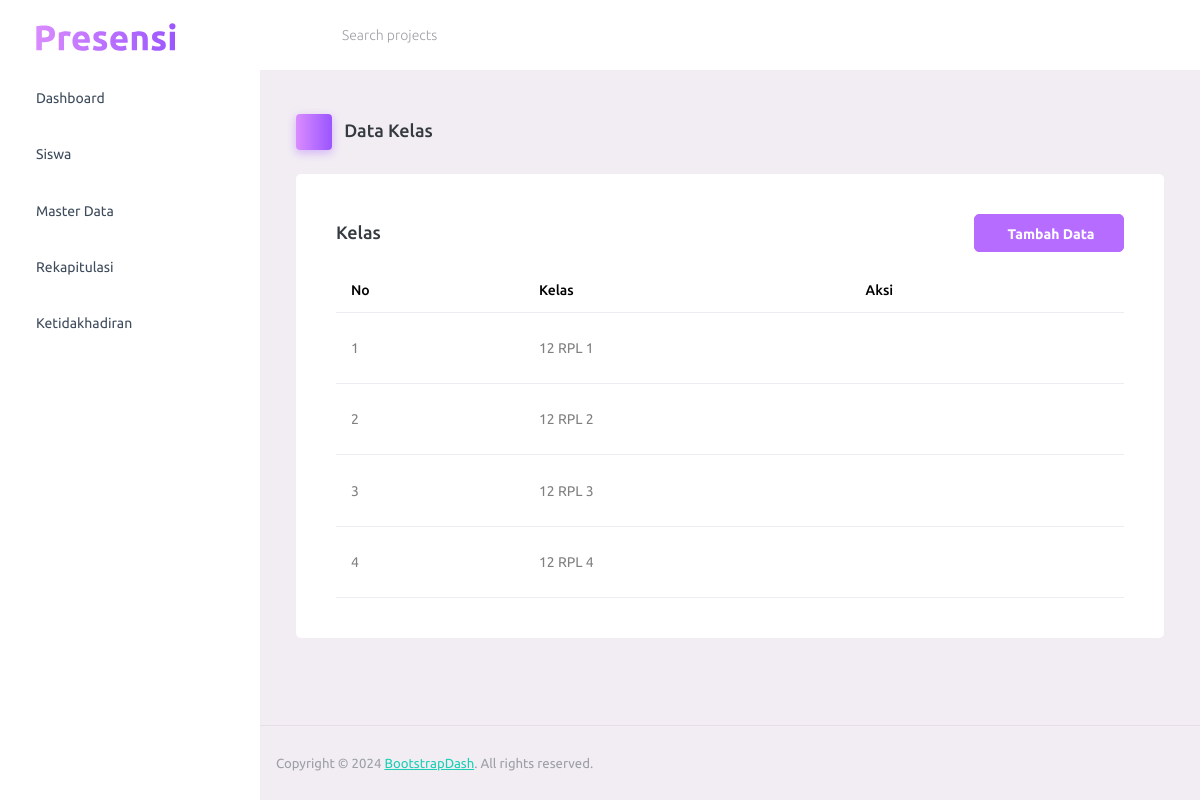
Screenshot of /admin/home/data_kelas/kelas.php with the database file from the repository.
### tables this page shows
CREATE TABLE `kelas` (
  `id` int(11) NOT NULL,
  `kelas` varchar(225) NOT NULL
);

### admin/home/data_kelas/kelas.php (the view, shortened to what this page needs)
<?php
include_once '../../../config.php';
$sql = "SELECT * FROM kelas";
$result = $conn->query($sql);
?>
<!DOCTYPE html>
<html lang="en">
<head>
    <link rel="stylesheet" href="../../../dist/assets/vendors/mdi/css/materialdesignicons.min.css">
    <link rel="stylesheet" href="../../../dist/assets/vendors/ti-icons/css/themify-icons.css">
    <link rel="stylesheet" href="../../../dist/assets/vendors/css/vendor.bundle.base.css">
    <link rel="stylesheet" href="../../../dist/assets/vendors/font-awesome/css/font-awesome.min.css">
    <link rel="stylesheet" href="../../../dist/assets/vendors/font-awesome/css/font-awesome.min.css" />
    <link rel="stylesheet" href="../../../dist/assets/vendors/bootstrap-datepicker/bootstrap-datepicker.min.css">
    <link rel="stylesheet" href="../../../dist/assets/css/style.css">
</head>
<body>
    <div class="container-scroller">
        <nav class="navbar default-layout-navbar col-lg-12 col-12 p-0 fixed-top d-flex flex-row">
            <div class="text-center navbar-brand-wrapper d-flex align-items-center justify-content-start">
                <a class="navbar-brand brand-logo" href="index.html"><img src="../../../dist/assets/images/Presensi.svg" alt="logo" /></a>
            </div>
            <div class="navbar-menu-wrapper d-flex align-items-stretch">
                <button class="navbar-toggler navbar-toggler align-self-center" type="button" data-toggle="minimize">
                </button>
                <div class="search-field d-none d-md-block">
                    <form class="d-flex align-items-center h-100" action="#">
                        <div class="input-group">
                            <div class="input-group-prepend bg-transparent">
                                <i class="input-group-text border-0 mdi mdi-magnify"></i>
                            </div>
                            <input type="text" class="form-control bg-transparent border-0" placeholder="Search projects">
                        </div>
                    </form>
                </div>
                <ul class="navbar-nav navbar-nav-right">
                    <li class="nav-item d-none d-lg-block full-screen-link">
                    </li>
                    <li class="nav-item nav-logout d-none d-lg-block">
                    </li>
                </ul>
            </div>
        </nav>
        <div class="container-fluid page-body-wrapper">
            <nav class="sidebar sidebar-offcanvas" id="sidebar">
                <ul class="nav">
                    <li class="nav-item">
                        <a class="nav-link" href="../../../admin/home/home.php">
                            <span class="menu-title">Dashboard</span>
                        </a>
                    </li>
                    <li class="nav-item">
                        <a class="nav-link" href="../data_siswa/siswa.php">
                            <span class="menu-title">Siswa</span>
                        </a>
                    </li>
                    <li class="nav-item">
                        <a class="nav-link" data-bs-toggle="collapse" href="#ui-basic" aria-expanded="false" aria-controls="ui-basic">
                            <span class="menu-title">Master Data</span>
                        </a>
                    </li>
                    <li class="nav-item">
                        <a class="nav-link" href="../../presensi/rekap_presensi.php">
                            <span class="menu-title">Rekapitulasi</span>
                        </a>
                    </li>
                    <li class="nav-item">
                        <a class="nav-link" href="../data_ketidakhadiran/ketidakhadiran.php">
                            <span class="menu-title">Ketidakhadiran</span>
                        </a>
                    </li>
                </ul>
            </nav>
            <div class="main-panel">
                <div class="content-wrapper">
                    <div class="page-header">
                        <h3 class="page-title">
                            <span class="page-title-icon bg-gradient-primary text-white me-2">
                            </span> Data Kelas
                        </h3>
                    </div>
                    <div class="row">
                        <div class="col-lg-12 grid-margin stretch-card">
                            <div class="card">
                                <div class="card-body">
                                    <div class="d-flex justify-content-between align-items-center mb-3">
                                        <h4 class="card-title mb-0">Kelas</h4>
                                        <button type="button" class="btn btn-primary btn-sm" style="min-width: 150px;" onclick="window.location.href='tambah_kelas.php'">
                                            <i class=" mdi mdi-plus"></i> Tambah Data
                                        </button>
                                    </div>
                                    <table class="table table-hover">
                                        <thead>
                                            <tr>
                                                <th>No</th>
                                                <th>Kelas</th>
                                                <th>Aksi</th>
                                            </tr>
                                        </thead>
                                        <tbody>
                                            <?php
                                            if (mysqli_num_rows($result) > 0) {
                                                $no = 1;
                                                while ($row = mysqli_fetch_assoc($result)) {
                                                    echo "<tr>";
                                                    echo "<td>" . $no++ . "</td>";
                                                    echo "<td>" . $row['kelas'] . "</td>";
                                                    echo "<td>
                                                    <div class='dropdown'>
                                                        <button class='btn btn-secondary btn-sm' type='button' id='dropdownMenuButton" . $row['id'] . "' data-bs-toggle='dropdown' aria-expanded='false' style='background: none; border: none;'>
                                                            <i class='mdi mdi-dots-vertical' style='color: gray; font-size: 1.2rem;'></i>
                                                        </button>
                                                        <ul class='dropdown-menu' aria-labelledby='dropdownMenuButton" . $row['id'] . "'>
                                                            <li><a class='dropdown-item' href='edit_kelas.php?id=" . $row['id'] . "'>Edit</a></li>
                                                            <li><a class='dropdown-item' href='hapus_kelas.php?id=" . $row['id'] . "' onclick='return confirm(\"Apakah Anda yakin ingin menghapus kelas ini?\");'>Delete</a></li>
                                                        </ul>
                                                    </div>
                                                </td>";
                                                    echo "</tr>";
                                                }
                                            } else {
                                                echo "<tr><td colspan='3'>Data tidak ditemukan</td></tr>";
                                            }
                                            ?>
                                        </tbody>
                                    </table>
                                </div>
                            </div>
                        </div>
                    </div>
                </div>
                <footer class="footer">
                    <div class="d-sm-flex justify-content-center justify-content-sm-between">
                        <span class="text-muted text-center text-sm-left d-block d-sm-inline-block">Copyright © 2024 <a href="https://www.bootstrapdash.com/" target="_blank">BootstrapDash</a>. All rights reserved.</span>
                    </div>
                </footer>
            </div>
        </div>
    </div>
</body>
</html>

### admin/home/data_kelas/kelas.php (style rules this page uses)
.btn { font-size: 14px; padding: 10px 20px; border-radius: 5px; }
.card-title { font-size: 18px; font-weight: 500; }
.table th, .table td { vertical-align: middle; font-size: 14px; }

### rows the page displays
kelas: kelas "12 RPL 1"
kelas: kelas "12 RPL 2"
kelas: kelas "12 RPL 3"
kelas: kelas "12 RPL 4"
